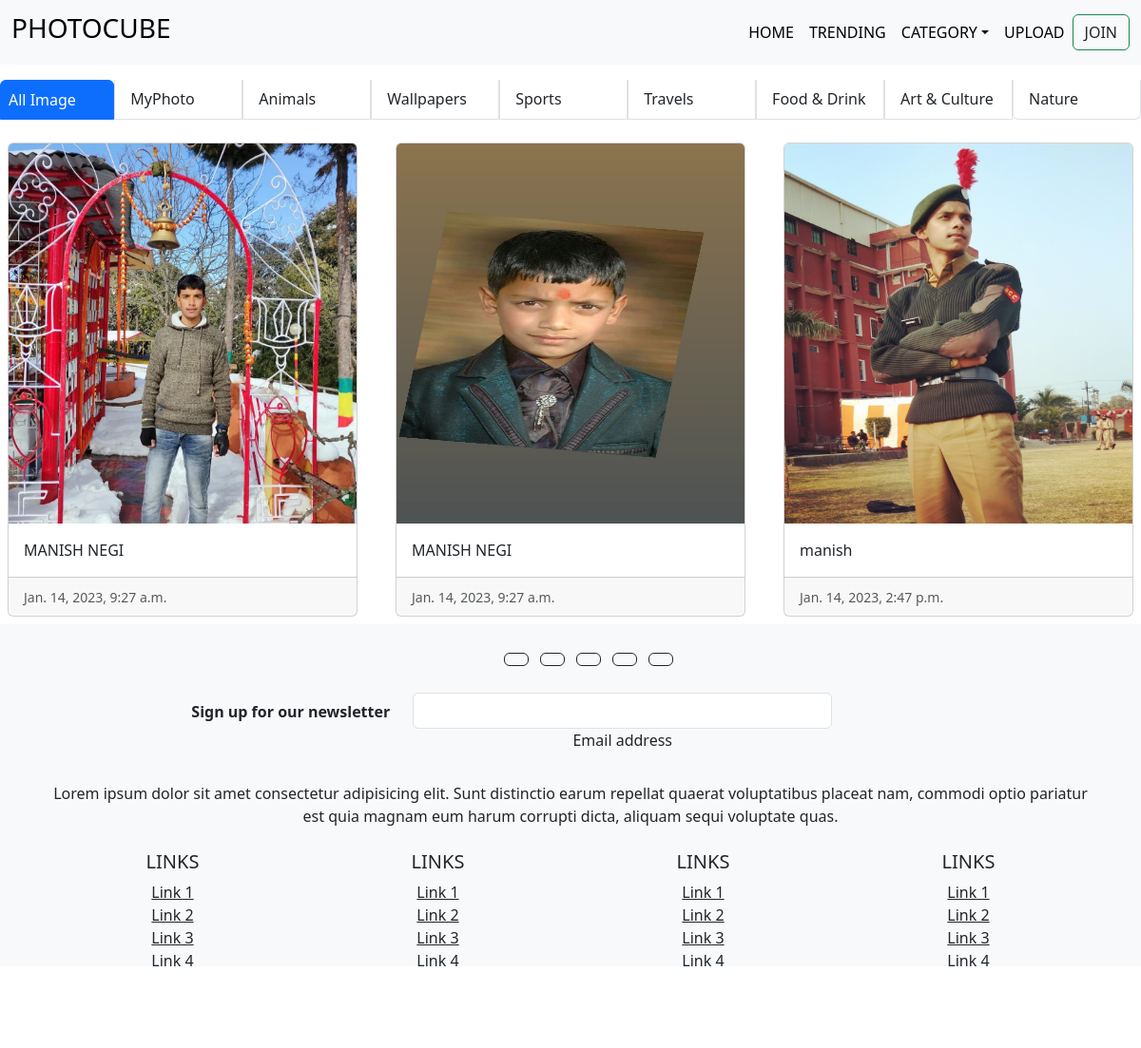
Page /category/1 on the committed database.
### app/models.py (models this page shows, shortened)
class Category(models.Model):
    category=models.CharField(max_length=200, null=False ,blank=True)

class uploder(models.Model):
    category=models.ForeignKey(Category,on_delete=models.SET_NULL,null=True,blank=True)
    image=models.ImageField(upload_to="image")
    date_time=models.DateTimeField(auto_now_add=True,auto_now=False)
    discription=models.CharField(max_length=200, null=False ,blank=True)

### app/views.py (the view)
# urls.py: path("category/<int:id>",views.category),
def category(request,id):
    ob=Category.objects.all()
    oo=Category.objects.get(pk=id)
    image=uploder.objects.filter(category=oo)
    data={"image":image,"ob":ob}
    return render(request,"home.html",data)

### template/home.html (shortened to what this page needs)
{% extends 'base.html' %}
{% load static %}
{% block css %}<link rel="stylesheet" href="{% static 'css/style.css' %}">{% endblock css %}
{% block main%}
<div class="list-group mt-3 d-flex flex-row bd-highlight mb-3" >
  <a href=" {% url 'home' %} " class="list-group-item list-group-item-action active p-2 bd-highlight" aria-current="true">
    All Image
  </a>
  {% for a in ob %}
<a href="/category/{{a.pk}}" class="list-group-item list-group-item-action">{{a.category}}</a>
  {% endfor%}
</div>{% endblock main %}
{% block main2%}
      <div class="row">
        {% for i in image %}
        <div class="col-sm-4">
            <div class="card m-2">
                <img src="{{i.image.url}}" alt="" class="card-img-top" height="400px">
                <div class="card-body">
                  <p class="card-text">{{i.discription}}</p>
                </div>
                <div class="card-footer">
                  <small class="text-muted">{{i.date_time}}</small>
                </div>
            </div>
        </div>
        {% endfor %}
    </div>
{% endblock main2 %}

### template/base.html (shortened to what this page needs)
<!DOCTYPE html>
{% load static %}
<html lang="en">
<head>
    {% block css %}<link rel="stylesheet" href="{% static 'css/style.css' %}">{% endblock css %}
    <link href="https://cdn.jsdelivr.net/npm/bootstrap@5.3.0-alpha1/dist/css/bootstrap.min.css" rel="stylesheet">
<body>
</head>
    <nav class="navbar navbar-expand-lg bg-body-tertiary">
    <div class="container-fluid">
      <a class="navbar-brand" href="#"><h3>PHOTOCUBE</h3></a>
      <div class="collapse navbar-collapse" id="navbarSupportedContent">
        <ul class="navbar-nav ms-auto mb-2 mb-lg-0">
          <li class="nav-item">
            <a class="nav-link active" aria-current="page" href="{% url 'home' %}">HOME</a>
          </li>
          <li class="nav-item">
            <a class="nav-link active" href="{% url 'trending' %}">TRENDING</a>
          </li>
          <li class="nav-item dropdown">
            <a class="nav-link active dropdown-toggle" href="" id="navbarDropdown" role="button"
              data-bs-toggle="dropdown" aria-expanded="false">
              CATEGORY</a>
          </li>
          <li class="nav-item">
            <a href="{% url 'signup' %}" class="nav-link active">UPLOAD</a>
          </li>
        </ul>
            </div>
          <button class="btn btn-outline-success"><a href="{% url 'signup' %}" class="text-decoration-none text-dark" >JOIN</a></button>
      </div>
  </nav>
  {% block main%}{% endblock main%}
  {% block main2 %}{% endblock main2 %}
<footer class="bg-light text-center text-dark">
    <div class="container p-4">
      <section class="mb-4">
        <a class="btn btn-outline-light btn-floating m-1" href="" role="button"
          ></a>
        <a class="btn btn-outline-dark btn-floating m-1" href="" role="button"
          ></a>
        <a class="btn btn-outline-dark btn-floating m-1" href="" role="button"
          ></a>
        <a class="btn btn-outline-dark btn-floating m-1" href="" role="button"
          ></a>
        <a class="btn btn-outline-dark btn-floating m-1" href="" role="button"
          ></a>
        <a class="btn btn-outline-dark btn-floating m-1" href="" role="button"
          ></a>
      </section>
      <section class="">
        <form action="">
          <div class="row d-flex justify-content-center">
            <div class="col-auto">
              <p class="pt-2">
                <strong>Sign up for our newsletter</strong>
              </p>
            </div>
            <div class="col-md-5 col-12">
              <div class="form-outline form-white mb-4">
                <input type="email" id="form5Example21" class="form-control" />
                <label class="form-label" for="form5Example21">Email address</label>
              </div>
            </div>
            <div class="col-auto">
              <button type="submit" class="btn btn-outline-light mb-4">
              </button>
            </div>
          </div>
        </form>
      </section>
      <section class="mb-4">
        <p>
          Lorem ipsum dolor sit amet consectetur adipisicing elit. Sunt distinctio earum
          repellat quaerat voluptatibus placeat nam, commodi optio pariatur est quia magnam
          eum harum corrupti dicta, aliquam sequi voluptate quas.
        </p>
      </section>
      <section class="">
        <div class="row">
          <div class="col-lg-3 col-md-6 mb-4 mb-md-0">
            <h5 class="text-uppercase">Links</h5>
            <ul class="list-unstyled mb-0">
              <li><a href="" class="text-dark">Link 1</a></li>
              <li><a href="" class="text-dark">Link 2</a></li>
              <li><a href="" class="text-dark">Link 3</a></li>
              <li><a href="" class="text-dark">Link 4</a></li>
            </ul>
          </div>
          <div class="col-lg-3 col-md-6 mb-4 mb-md-0">
            <h5 class="text-uppercase">Links</h5>
            <ul class="list-unstyled mb-0">
                <li><a href="" class="text-dark">Link 1</a></li>
                <li><a href="" class="text-dark">Link 2</a></li>
                <li><a href="" class="text-dark">Link 3</a></li>
                <li><a href="" class="text-dark">Link 4</a></li>
            </ul>
          </div>
          <div class="col-lg-3 col-md-6 mb-4 mb-md-0">
            <h5 class="text-uppercase">Links</h5>
            <ul class="list-unstyled mb-0">
                <li><a href="" class="text-dark">Link 1</a></li>
                <li><a href="" class="text-dark">Link 2</a></li>
                <li><a href="" class="text-dark">Link 3</a></li>
                <li><a href="" class="text-dark">Link 4</a></li>
            </ul>
          </div>
          <div class="col-lg-3 col-md-6 mb-4 mb-md-0">
            <h5 class="text-uppercase">Links</h5>
            <ul class="list-unstyled mb-0">
                <li><a href="" class="text-dark">Link 1</a></li>
                <li><a href="" class="text-dark">Link 2</a></li>
                <li><a href="" class="text-dark">Link 3</a></li>
                <li><a href="" class="text-dark">Link 4</a></li>
            </ul>
          </div>
        </div>
      </section>
    </div>
    <div class="text-center p-3" style="background-color: rgba(0, 0, 0, 0.2);">
      <a class="text-white" href="">MDBootstrap.com</a>
    </div>
  </footer>
</body>
</html>

### rows in the picture
Category: category "MyPhoto"
Category: category "Animals"
Category: category "Wallpapers"
Category: category "Sports"
Category: category "Travels"
Category: category "Food & Drink"
Category: category "Art & Culture"
Category: category "Nature"
uploder: image (picture), discription "MANISH NEGI", date_time "Jan. 14, 2023, 9:27 a.m."
uploder: image (picture), discription "MANISH NEGI", date_time "Jan. 14, 2023, 9:27 a.m."
uploder: image (picture), discription "manish", date_time "Jan. 14, 2023, 2:47 p.m."
